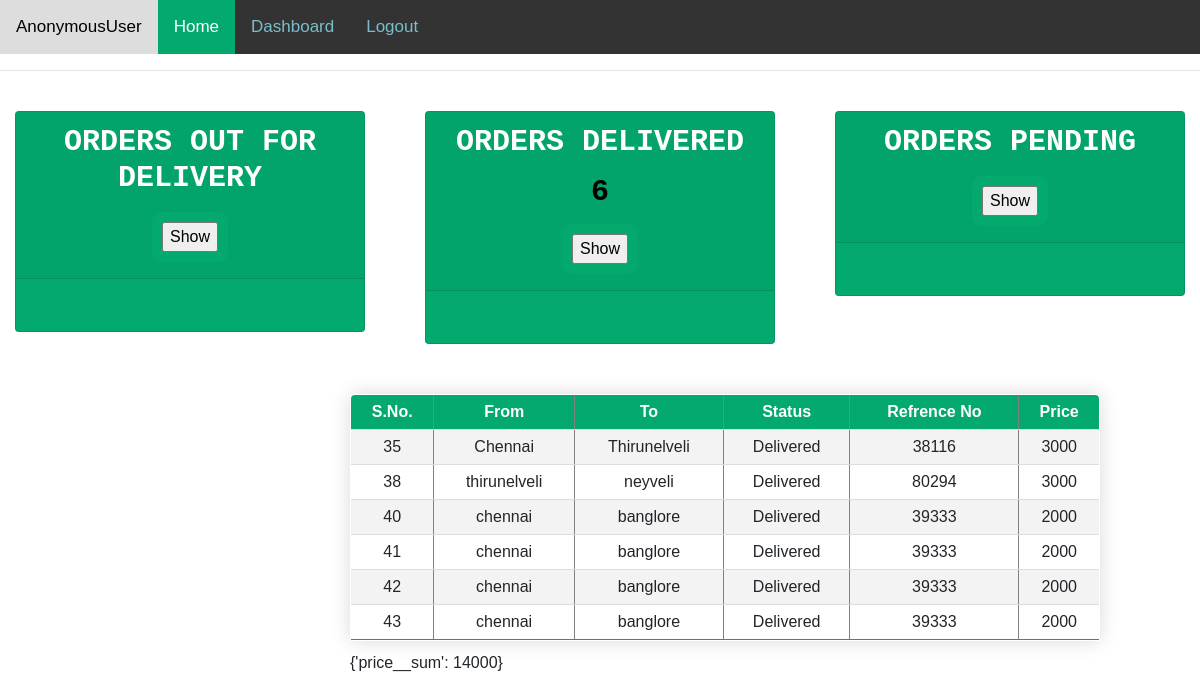
/orderdelivered/, run on the app's committed database.
### base/models.py (models this page shows)
class crudst(models.Model):
    STATUS = (
			('Pending', 'Pending'),
			('Out for delivery', 'Out for delivery'),
			('Delivered', 'Delivered'),
			)
    fromdes = models.CharField(max_length = 100)
    todes = models.CharField(max_length = 100)
    status = models.CharField(max_length= 100,null=True, choices=STATUS)# Create your models here.
    sno = models.IntegerField()
    price = models.IntegerField(null=True)

### home/views.py (the view)
# urls.py: path('orderdelivered/',orderdelivered,name="orderdelivered"),
def orderdelivered(request):
        status = 'delivered'
        emps = crudst.objects.all()
        if status:
            emps = emps.filter(Q(status__icontains = status))
            cou= emps.count()
            sumof=emps.aggregate(Sum('price'))
        return render(request, 'home.html', {'detail': emps,'cou':cou,'sum':sumof})

### templates/home.html (shortened to what this page needs)
{% load static %}
<!DOCTYPE html>
<html lang="en">
<head>
    <link rel="stylesheet" href="https://stackpath.bootstrapcdn.com/bootstrap/4.3.1/css/bootstrap.min.css">
    <link rel="stylesheet" href="{% static 'nav.css' %}" >
    <link rel="stylesheet" href="{% static 'button.css' %}" >
</head>
<body>
    <div class="topnav">
        <a href="/home">{{user}}</a>
        <a class="active" href="/home">Home</a>
        <a href="{% url 'stinsert' %}">Dashboard</a>
        <a href="/">Logout</a>
      </div>
        <hr>
        <br>
    <div class="row">
        <div class="col">
            <div class="col-md">
                <div class="card text-center text-white  mb-3" style="background-color:#04AA6D;">
                    <div class="card-header">
                        <h5 class="card-title" style="color: white ; font-weight: bolder; font-family:'Courier New', Courier, monospace  ; font-size: 30px;">ORDERS OUT FOR DELIVERY</h5>
                        <form action="{% url 'totalorder' %}" class="button button4">
                            <input type="submit" value="Show" />
                        </form>
                    </div>
                    <div class="card-body">
                    </div>
                </div>
            </div>
        </div>
        <div class="col">
            <div class="col-md">
                <div class="card text-center text-white  mb-3" style="background-color:#04AA6D">
                    <div class="card-header">
                        <h5 class="card-title" style="color: WHITE ; font-weight: bolder;font-family:'Courier New', Courier, monospace  ; font-size: 30px;" >ORDERS DELIVERED</h5>
                        <h6 class="card-title" style="color: black ; font-weight: bold; font-size: 30px;" >{{cou}}</h6>
                        <form action="{% url 'orderdelivered' %}" class="button button4">
                            <input type="submit" value="Show" />
                        </form>
                    </div>
                    <div class="card-body">
                    </div>
                </div>
            </div>
        </div>
        <div class="col">
            <div class="col-md">
                <div class="card text-center text-white  mb-3" style="background-color:#04AA6D">
                    <div class="card-header">
                        <h5 class="card-title" style="color: white ; font-weight: bolder; font-family:'Courier New', Courier, monospace  ; font-size: 30px;">ORDERS PENDING</h5>
                        <form action="{% url 'pending' %}" class="button button4">
                            <input type="submit" value="Show" />
                        </form>
                    </div>
                    <div class="card-body">
                    </div>
                </div>
            </div>
        </div>
    </div>
    <br>
    <section class="secc">
            <table border="1" style="height:100px;" class="content-table">
                <tr class=" one">
                    <th>S.No.</th>
                    <th>From</th>
                    <th>To</th>
                    <th>Status</th>
                    <th>Refrence No</th>
                    <th>Price</th>
                </tr>
                {% for displayst in detail%}
                <tr>
                        <td>{{displayst.id}}</td>
                        <td>{{displayst.fromdes}}</td>
                        <td>{{displayst.todes}}</td>
                        <td>{{displayst.status}}</td>
                        <td>{{displayst.sno}}</td>
                        <td>{{displayst.price}}</td>
                </tr>
                {% endfor %}
            </table>
            {{sum}}
        </section>
</body>
</html>

### style/nav.css (style rules this page uses)
.topnav { background-color: #333; overflow: hidden; }
.topnav a { float: left; color: #7abecc; text-align: center; padding: 14px 16px; text-decoration: none; font-size: 17px; }
.topnav a.active { background-color: #04AA6D; color: white; }
* { font-family: sans-serif; }
.content-table { border-collapse: collapse; margin: 10px 0; font-size: 1em; min-width: 750px; border-radius: 5px 5px 0 0; overflow: hidden; box-shadow: 0 0 20px rgba(0, 0, 0, 0.15); text-align: center; }
.one { background-color: #04AA6D; color: #ffffff; text-align: center; font-weight: bold; }
.content-table th, .content-table td { padding: 5px 5px; }
.content-table tbody tr { border-bottom: 1px solid #dddddd; }
.content-table tbody tr:nth-of-type(even) { background-color: #f3f3f3; }
.content-table tbody tr:last-of-type { border-bottom: 2px solid #04AA6D; }
.secc { padding-left: 350px; }

### style/button.css (style rules this page uses)
.button { background-color: #04AA6D; border: none; color: white; padding: 10px; text-align: center; text-decoration: none; display: inline-block; font-size: 16px; margin: 4px 2px; cursor: pointer; }
.button4 { border-radius: 10px; }

### data on the page
crudst: id "35", fromdes "Chennai", todes "Thirunelveli", status "Delivered", sno "38116", price "3000"
crudst: id "38", fromdes "thirunelveli", todes "neyveli", status "Delivered", sno "80294", price "3000"
crudst: id "40", fromdes "chennai", todes "banglore", status "Delivered", sno "39333", price "2000"
crudst: id "41", fromdes "chennai", todes "banglore", status "Delivered", sno "39333", price "2000"
crudst: id "42", fromdes "chennai", todes "banglore", status "Delivered", sno "39333", price "2000"
crudst: id "43", fromdes "chennai", todes "banglore", status "Delivered", sno "39333", price "2000"

### other printed values
{{ user }} "AnonymousUser"
{{ cou }} "6"
{{ sum }} "{'price__sum': 14000}"
